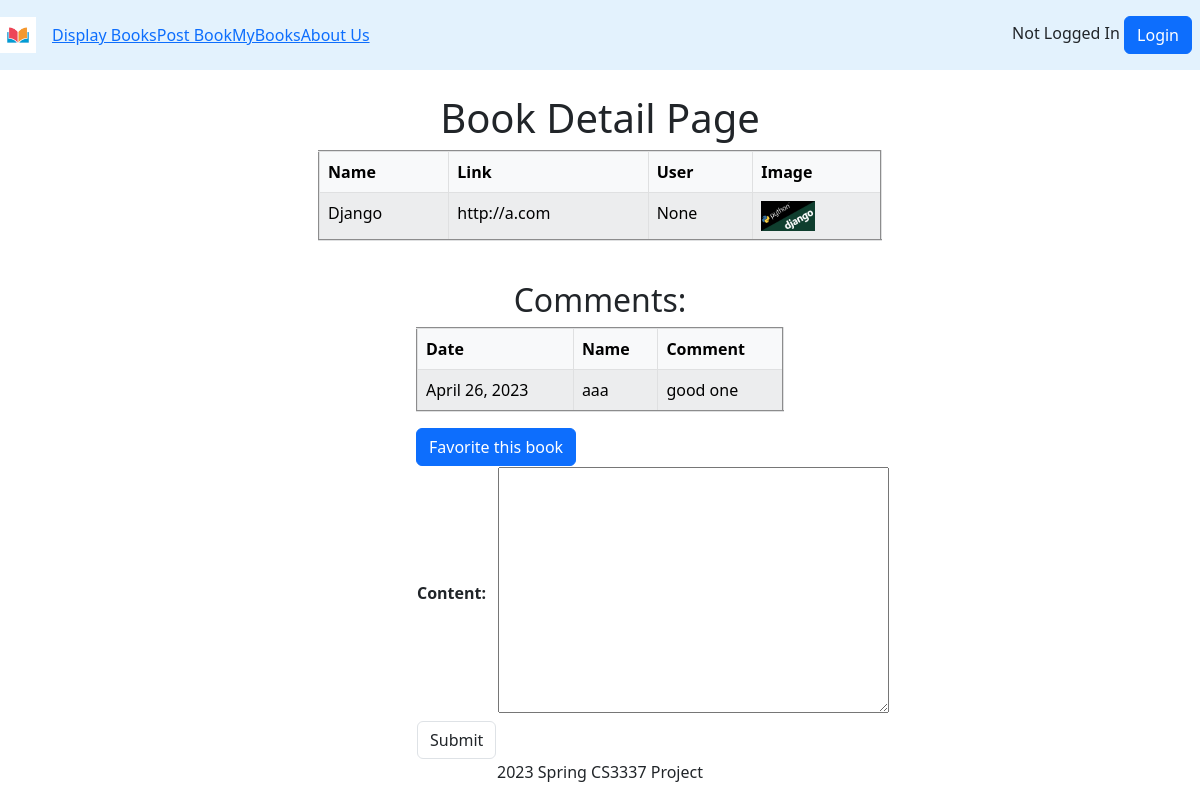
The app's page /book_detail/1, older data.
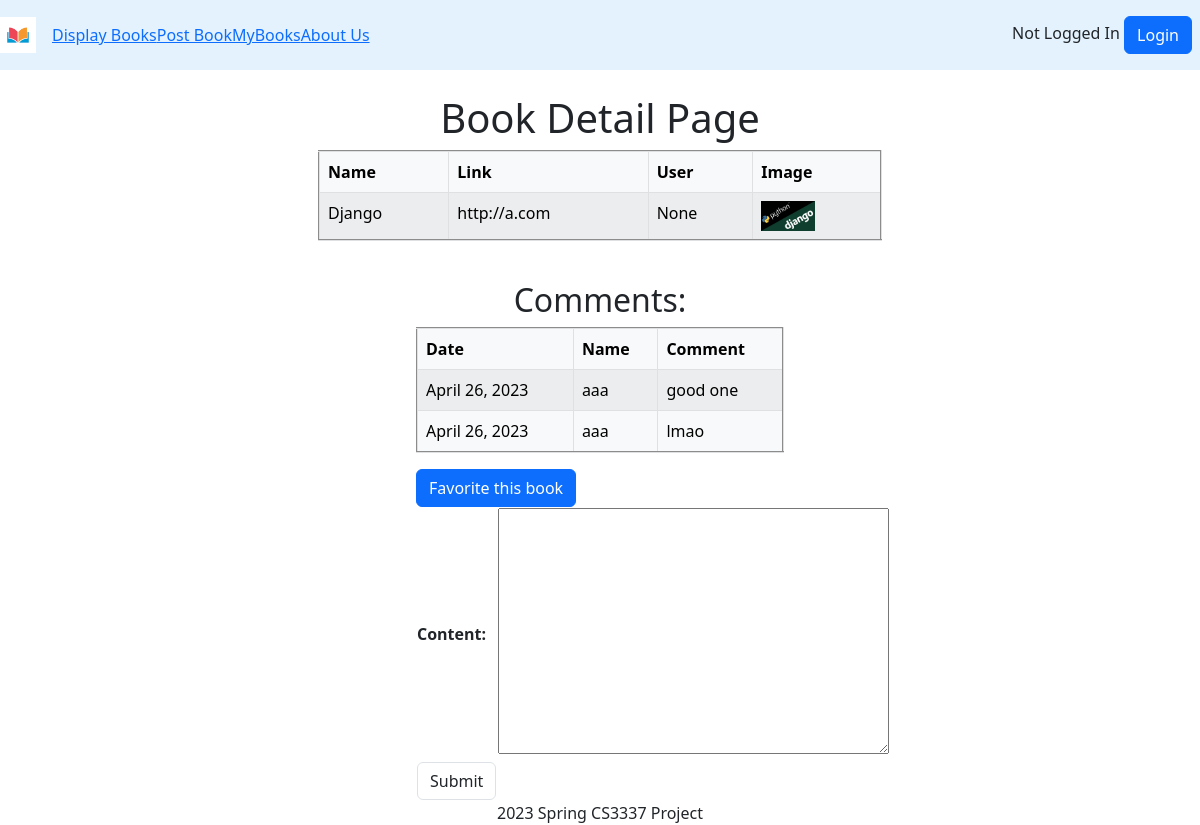
The same page, newer data.
### bookMng/models.py (models this page shows, shortened)
class MainMenu(models.Model):
    item = models.CharField(max_length=200, unique=True)
    link = models.CharField(max_length=500, unique=True)

class Comment(models.Model):
    content = models.TextField(max_length=300)
    book_origin = models.ForeignKey(Book, on_delete=models.CASCADE)
    username = models.ForeignKey(User, blank=True, null=True, on_delete=models.CASCADE)
    publishdate = models.DateField(auto_now=True)

### bookMng/views.py (the view)
# urls.py: path('book_detail/<int:book_id>', views.book_detail, name='book_detail'),
def book_detail(request, book_id):
    book = Book.objects.get(id=book_id)
    book.pic_path = book.picture.url[14:]
    comments = Comment.objects.filter(book_origin=book)
    if request.method == 'POST':
        form = CommentForm(request.POST, request.FILES)
        if form.is_valid():
            comment = form.save(commit=False)
            try:
                comment.username = request.user
            except Exception:
                pass
            comment.book_origin = book
            comment.save()
    else:
        form = CommentForm()
    return render(request,
                  'bookMng/book_detail.html',
                  {
                      'item_list': MainMenu.objects.all(),
                      'book': book,
                      'form': form,
                      'comments': comments,
                  }
                  )

### bookMng/forms.py
class CommentForm(ModelForm):
    class Meta:
        model = Comment
        fields = [
            'content',
        ]

### bookEx/templates/bookMng/book_detail.html (shortened to what this page needs)
{% extends "base.html" %}
{% load static %}
{% block sidenav %}
    {% for item in item_list %}
      <li>
          <a href="{{ item.link }}"> {{ item.item }} </a>
      </li>
    {% endfor %}
{% endblock sidenav %}
{% block content %}
    <h1 align="center"> Book Detail Page </h1>
    <div class="container col-lg-6 col-md-6">
         <table class = "table table-bordered table-light table-striped" align="center" border="2" width="400">
             <thead class="thead thead-dark">
                <tr>
                  <th scope="col">Name</th>
                  <th scope="col">Link</th>
                  <th scope="col">User</th>
                  <th scope="col">Image</th>
                </tr>
             </thead>
              <tr>
                  <td>
                     {{ book.name }}
                  </td>
                  <td>
                     {{ book.web }}
                  </td>
                  <td>
                     {{ book.username }}
                  </td>
                  <td>
                     <img src="{% static book.pic_path %}" height="30"/>
                  </td>
              </tr>
         </table>
    </div>
    <br>
    <div class ="container col-lg-6 col-md-6" align ="center">
        <h2>Comments:</h2>
    </div>
    <div class="container col-lg-4 col-md-4">
        <table class = "table table-bordered table-light table-striped" align="center" border="2" width="400">
            <thead>
                <tr>
                  <th scope="col">Date</th>
                  <th scope="col">Name</th>
                  <th scope="col">Comment</th>
                </tr>
            </thead>
            {% if comments %}
            {% for comment in comments %}
              <tr>
                  <td>
                     {{ comment.publishdate }}
                  </td>
                  <td>
                      {{ comment.username }}
                  </td>
                  <td>
                     {{ comment.content }}
                  </td>
              </tr>
            {% endfor %}
            {% else %}
                <tr>
                  <td>
                      There are no comments.
                  </td>
                </tr>
            {% endif %}
        </table>
    </div>
    <div class="container col-lg-4 col-md-4">
        <a href="{% url 'favorite' book.id %}" class="btn btn-primary">Favorite this book</a>
    </div>
    <div class="container col-lg-4 col-md-4">
        <form action="" enctype="multipart/form-data" method="post">
          <table align="center">
              <div class ="mr-5">
                  {{ form.as_table }}
              </div>
              <tr>
                  <td>
                      <input class="form-control" type="submit" value="Submit">
                  </td>
              </tr>
          </table>
        </form>
    </div>
{% endblock content %}

Row changes from the older to the newer data that the page shows:
added Comment: publishdate "April 26, 2023", username "aaa", content "lmao"
